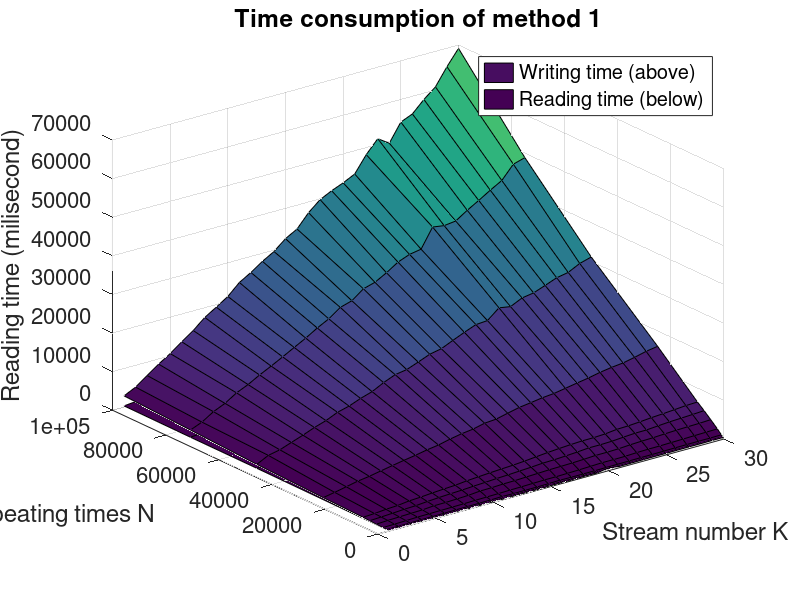

MATLAB code to generate this figure:
load('30times1.mat', 'doubleArray');
fixedArray=doubleArray;
testinglength=[100,500,1000,2500,5000,7500,10000,25000,50000,75000,100000];
counter=1;

rearrangedResult=zeros(30,length(testinglength),2);
for idStream=1:30
    for idN=1:length(testinglength)
        rearrangedResult(idStream,idN,1)=fixedArray(1,counter);
        rearrangedResult(idStream,idN,2)=fixedArray(2,counter);
        counter=counter+1;
    end
    
end

writingTimes=rearrangedResult(:,:,1);
readingTimes=rearrangedResult(:,:,2);

[Xg,Yg]=meshgrid(1:30,testinglength);

surf(Xg,Yg,writingTimes');
hold on
surf(Xg,Yg,readingTimes');
%caxis([10 200])

xlabel('Stream number K'),ylabel('Repeating times N'),zlabel('Reading time (milisecond)');
legend("Writing time (above)","Reading time (below)")
title("Time consumption of method 1")
set(gca,'FontSize',16);

